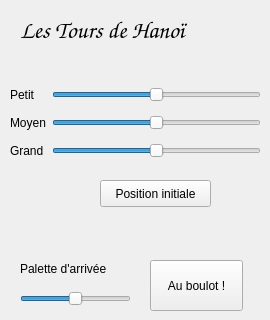
  <widget class="QWidget" name="tab_4">
   <attribute name="title">
    <string>Démonstartion</string>
   </attribute>
   <widget class="QWidget" name="gridLayoutWidget">
    <property name="geometry">
     <rect>
      <x>10</x>
      <y>80</y>
      <width>251</width>
      <height>88</height>
     </rect>
    </property>
    <layout class="QGridLayout" name="gridLayout_2">
     <item row="0" column="0">
      <widget class="QLabel" name="label_5">
       <property name="text">
        <string>Petit</string>
       </property>
      </widget>
     </item>
     <item row="1" column="0">
      <widget class="QLabel" name="label_6">
       <property name="text">
        <string>Moyen</string>
       </property>
      </widget>
     </item>
     <item row="1" column="1">
      <widget class="QSlider" name="hanoi2_slider">
       <property name="minimum">
        <number>-1</number>
       </property>
       <property name="maximum">
        <number>1</number>
       </property>
       <property name="orientation">
        <enum>Qt::Horizontal</enum>
       </property>
      </widget>
     </item>
     <item row="2" column="0">
      <widget class="QLabel" name="label_7">
       <property name="text">
        <string>Grand</string>
       </property>
      </widget>
     </item>
     <item row="2" column="1">
      <widget class="QSlider" name="hanoi1_slider">
       <property name="minimum">
        <number>-1</number>
       </property>
       <property name="maximum">
        <number>1</number>
       </property>
       <property name="orientation">
        <enum>Qt::Horizontal</enum>
       </property>
      </widget>
     </item>
     <item row="0" column="1">
      <widget class="QSlider" name="hanoi3_slider">
       <property name="minimum">
        <number>-1</number>
       </property>
       <property name="maximum">
        <number>1</number>
       </property>
       <property name="orientation">
        <enum>Qt::Horizontal</enum>
       </property>
      </widget>
     </item>
    </layout>
   </widget>
   <widget class="QPushButton" name="pushButton">
    <property name="geometry">
     <rect>
      <x>100</x>
      <y>180</y>
      <width>111</width>
      <height>27</height>
     </rect>
    </property>
    <property name="text">
     <string>Position initiale</string>
    </property>
   </widget>
   <widget class="QPushButton" name="hanoi_button">
    <property name="geometry">
     <rect>
      <x>150</x>
      <y>260</y>
      <width>93</width>
      <height>51</height>
     </rect>
    </property>
    <property name="text">
     <string>Au boulot !</string>
    </property>
   </widget>
   <widget class="QSlider" name="hanoi_end">
    <property name="geometry">
     <rect>
      <x>20</x>
      <y>290</y>
      <width>111</width>
      <height>17</height>
     </rect>
    </property>
    <property name="minimum">
     <number>-1</number>
    </property>
    <property name="maximum">
     <number>1</number>
    </property>
    <property name="orientation">
     <enum>Qt::Horizontal</enum>
    </property>
   </widget>
   <widget class="QLabel" name="label_8">
    <property name="geometry">
     <rect>
      <x>20</x>
      <y>260</y>
      <width>111</width>
      <height>17</height>
     </rect>
    </property>
    <property name="text">
     <string>Palette d'arrivée</string>
    </property>
   </widget>
   <widget class="QLabel" name="label_26">
    <property name="geometry">
     <rect>
      <x>20</x>
      <y>20</y>
      <width>221</width>
      <height>21</height>
     </rect>
    </property>
    <property name="font">
     <font>
      <family>Comic Sans MS</family>
      <pointsize>18</pointsize>
      <italic>false</italic>
      <underline>false</underline>
     </font>
    </property>
    <property name="text">
     <string>Les Tours de Hanoï</string>
    </property>
   </widget>
  </widget>
